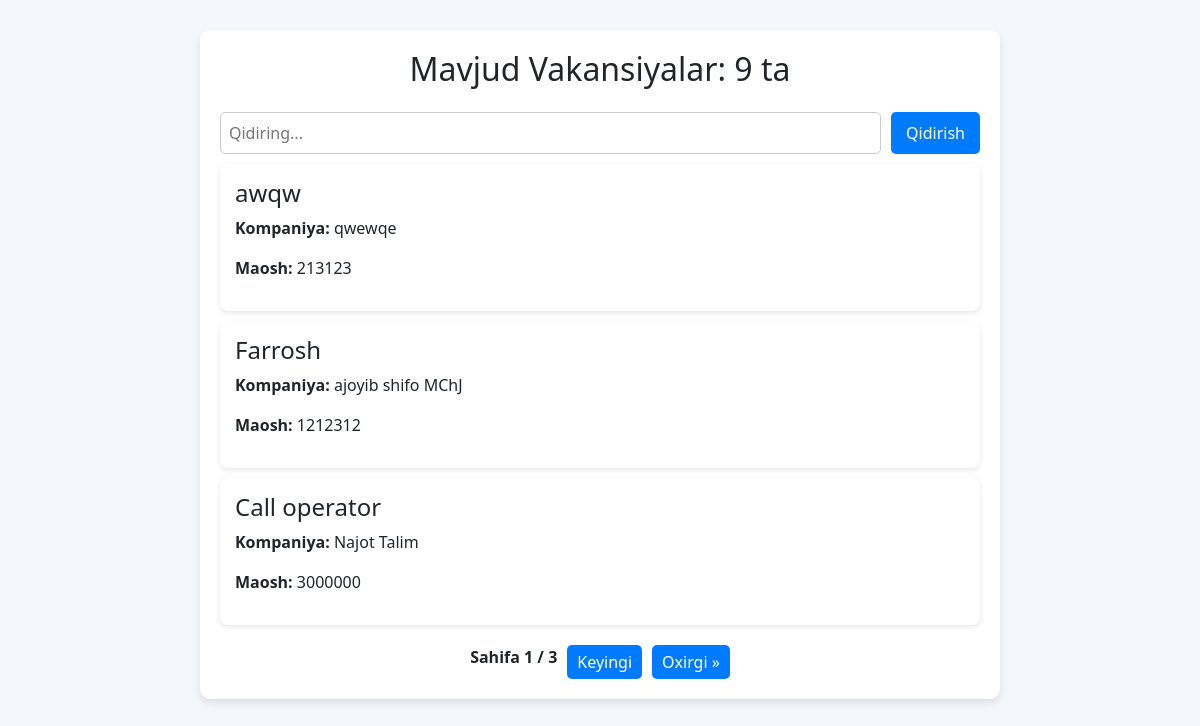
/vacancy/all/, run on the app's committed database.
### vacancy/models.py (models this page shows, shortened)
class Vacancy(models.Model):
    title = models.CharField(max_length=300)
    company = models.CharField(max_length=300)
    requirements = models.TextField()
    salary = models.IntegerField()
    location = models.CharField(max_length=200)
    created_at = models.DateTimeField(auto_now_add=True)
    contact = models.CharField(max_length=150, default='None')
    class Meta:
        ordering = ['-created_at']
        verbose_name_plural = 'Vacancies'

### vacancy/views.py (the view)
# urls.py: path('all/', AllVacanciesView.as_view(), name='all_vacancies'),
class AllVacanciesView(View):
    def get(self, request):
        all_vacancies = Vacancy.objects.all()
        query = request.GET.get('q', '')
        if query:
            all_vacancies = all_vacancies.filter(title__icontains=query)
        all = all_vacancies.count()
        paginator = Paginator(all_vacancies, 3)
        page_number = request.GET.get('page')
        page_obj = paginator.get_page(page_number)
        vacancies = page_obj.object_list
        context = {
            'page_obj': page_obj,
            'vacancies' : vacancies,
            'all' : all,
            'query' : query
        }
        return render(request, 'all_vacancies.html', context)

### vacancy/templates/all_vacancies.html (shortened to what this page needs)
<!DOCTYPE html>
<html lang="uz">
<head>
    <link href="https://cdn.jsdelivr.net/npm/bootstrap@5.3.0/dist/css/bootstrap.min.css" rel="stylesheet">
</head>
<body>
<div class="container">
    <h2 class="text-center mb-4">Mavjud Vakansiyalar: {{ all }} ta</h2>
    <form method="get" action="{% url 'vacancy:all_vacancies' %}" class="search-box">
        <input type="text" name="q" value="{{ query }}" placeholder="Qidiring...">
        <button type="submit">Qidirish</button>
    </form>
    {% for vacancy in vacancies %}
        <a href="{% url 'vacancy:vacancy_details' vacancy.id %}" class="text-decoration-none text-dark">
            <div class="vacancy-card">
                <h4>{{ vacancy.title }}</h4>
                <p><strong>Kompaniya:</strong> {{ vacancy.company }}</p>
                <p><strong>Maosh:</strong> {{ vacancy.salary }}</p>
            </div>
        </a>
    {% endfor %}
    <div class="pagination">
        <span class="current">
            Sahifa {{ page_obj.number }} / {{ page_obj.paginator.num_pages }}
        </span>
        {% if page_obj.has_next %}
            <a href="?page={{ page_obj.next_page_number }}">Keyingi</a>
            <a href="?page={{ page_obj.paginator.num_pages }}">Oxirgi &raquo;</a>
        {% endif %}
    </div>
</div>
</body>
</html>

### vacancy/templates/all_vacancies.html (style rules this page uses)
body { background: #f4f7fc; }
.container { max-width: 800px; margin: 30px auto; background: white; padding: 20px; border-radius: 10px; box-shadow: 0 4px 10px rgba(0, 0, 0, 0.1); }
.search-box { display: flex; gap: 10px; }
.search-box input { flex-grow: 1; padding: 8px; border: 1px solid #ccc; border-radius: 5px; }
.search-box button { padding: 8px 15px; border: none; background: #007bff; color: white; border-radius: 5px; cursor: pointer; transition: 0.3s; }
.vacancy-card { padding: 15px; margin: 10px 0; background: #fff; border-radius: 8px; box-shadow: 0 2px 5px rgba(0, 0, 0, 0.1); transition: 0.3s; }
.pagination { margin-top: 20px; display: flex; justify-content: center; gap: 10px; }
.pagination a { text-decoration: none; padding: 5px 10px; background: #007bff; color: white; border-radius: 5px; transition: 0.3s; }
.current { font-weight: bold; }

### data on the page
Vacancy: title "awqw", company "qwewqe", salary "213123"
Vacancy: title "Farrosh", company "ajoyib shifo MChJ", salary "1212312"
Vacancy: title "Call operator", company "Najot Talim", salary "3000000"

### other printed values
{{ all }} "9"
{{ page_obj.number }} "1"
{{ page_obj.paginator.num_pages }} "3"
